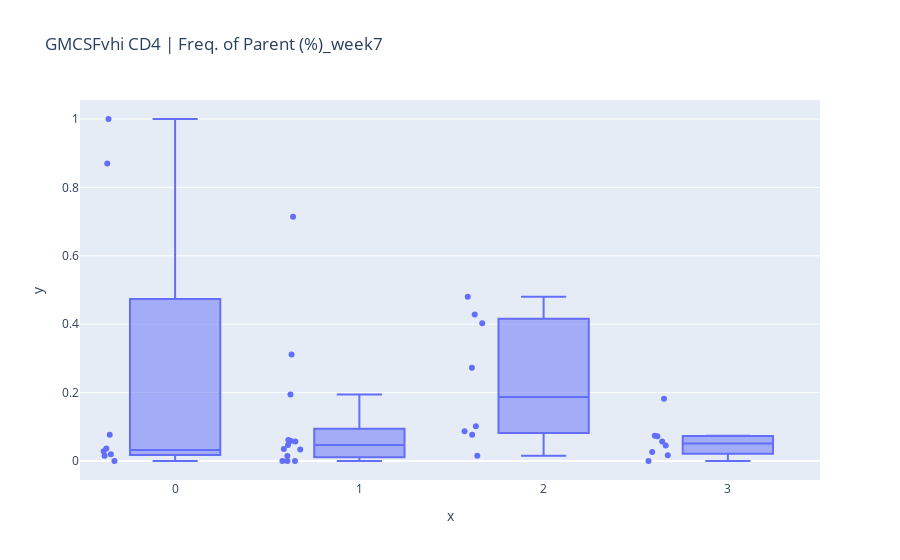
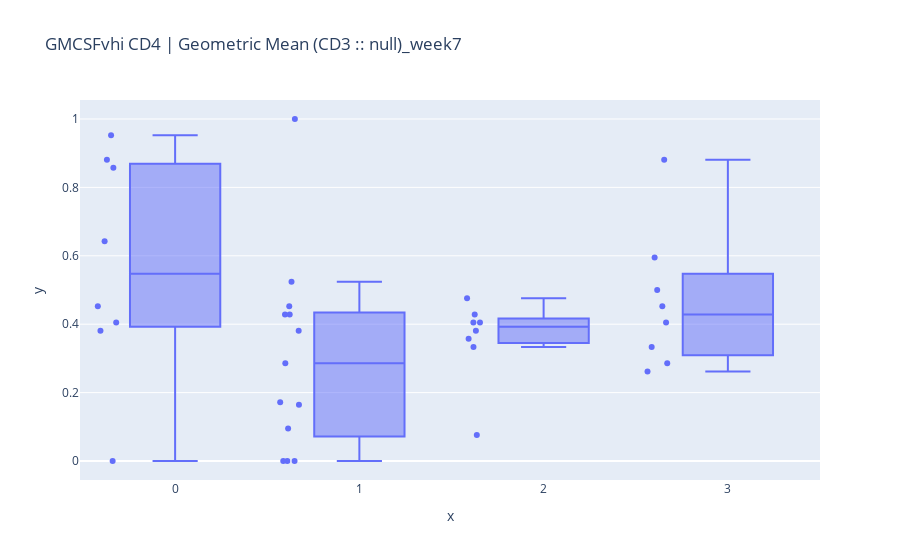
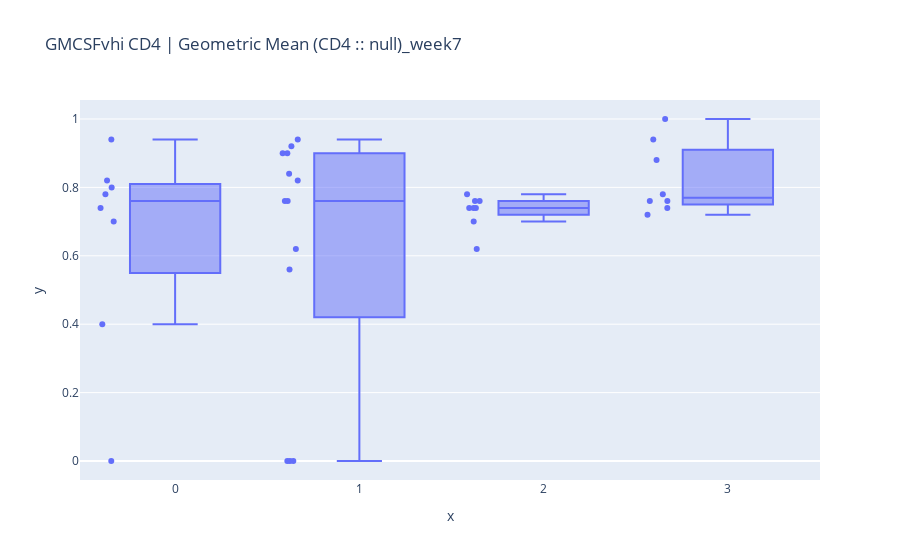
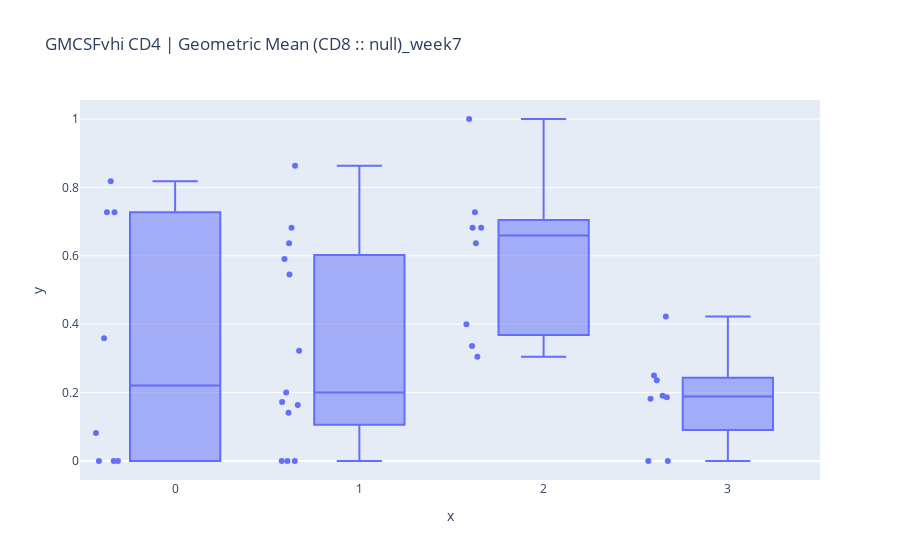

The cell these charts' notebook holds for them, in order:
### Code cell
# Exploring the GMCSF Population
gmcsf_cols = [col for col in final_features_df.columns if "GMCSFvhi CD4" in col and not col.endswith("_week0")]
for col in gmcsf_cols: 
    display(px.box(
        x = final_meta["Condition"], 
        y = (final_features_df[gmcsf_cols]/final_features_df[gmcsf_cols].max())[col],
        points="all",
        title=col
    ))

### Figure 1 — Plotly figure (JSON) as saved in the notebook; plotly's stock layout.template omitted (floating-point values rounded to 4 significant figures)
{"data": [{"alignmentgroup": "True", "boxpoints": "all", "hovertemplate": "x=%{x}<br>y=%{y}<extra></extra>", "legendgroup": "", "marker": {"color": "#636efa"}, "name": "", "notched": false, "offsetgroup": "", "orientation": "v", "showlegend": false, "type": "box", "x": [0, 1, 1, 2, 0, 2, 0, 2, 1, 1, 2, 2, 2, 1, 0, 3, 1, 2, 3, 1, 0, 0, 1, 0, 2, 3, 3, 0, 1, 1, 1, 3, 1, 3, 3, 1, 3], "x0": " ", "xaxis": "x", "y": [0, 0, 0.3117, 0.4805, 0.8701, 0.4286, 1, 0.2727, 0.06104, 0.7143, 0.4026, 0.08701, 0.1013, 0, 0.02857, 0.02597, 0, 0.01558, 0.07403, 0.03506, 0.01948, 0.03636, 0.01429, 0.07662, 0.07662, 0.01688, 0.1818, 0.01558, 0.03377, 0.04675, 0.05714, 0.07273, 0.1948, 0.04545, 0.05714, 0.05844, 0], "y0": " ", "yaxis": "y"}], "layout": {"boxmode": "group", "legend": {"tracegroupgap": 0}, "title": {"text": "GMCSFvhi CD4 | Freq. of Parent (%)_week7"}, "xaxis": {"anchor": "y", "domain": [0, 1], "title": {"text": "x"}}, "yaxis": {"anchor": "x", "domain": [0, 1], "title": {"text": "y"}}}}

### Figure 2 — Plotly figure (JSON) as saved in the notebook; plotly's stock layout.template omitted (floating-point values rounded to 4 significant figures)
{"data": [{"alignmentgroup": "True", "boxpoints": "all", "hovertemplate": "x=%{x}<br>y=%{y}<extra></extra>", "legendgroup": "", "marker": {"color": "#636efa"}, "name": "", "notched": false, "offsetgroup": "", "orientation": "v", "showlegend": false, "type": "box", "x": [0, 1, 1, 2, 0, 2, 0, 2, 1, 1, 2, 2, 2, 1, 0, 3, 1, 2, 3, 1, 0, 0, 1, 0, 2, 3, 3, 0, 1, 1, 1, 3, 1, 3, 3, 1, 3], "x0": " ", "xaxis": "x", "y": [0, 0, 0.4286, 0.4048, 0.4524, 0.3571, 0.4048, 0.4286, 0.1643, 0.4524, 0.381, 0.4762, 0.3333, 0, 0.381, 0.2857, 0, 0.07619, 0.3333, 0.1714, 0.9524, 0.8571, 0.09524, 0.881, 0.4048, 0.881, 0.4048, 0.6429, 1, 0.5238, 0.2857, 0.5, 0.4286, 0.2619, 0.5952, 0.381, 0.4524], "y0": " ", "yaxis": "y"}], "layout": {"boxmode": "group", "legend": {"tracegroupgap": 0}, "title": {"text": "GMCSFvhi CD4 | Geometric Mean (CD3 :: null)_week7"}, "xaxis": {"anchor": "y", "domain": [0, 1], "title": {"text": "x"}}, "yaxis": {"anchor": "x", "domain": [0, 1], "title": {"text": "y"}}}}

### Figure 3 — Plotly figure (JSON) as saved in the notebook; plotly's stock layout.template omitted (floating-point values rounded to 4 significant figures)
{"data": [{"alignmentgroup": "True", "boxpoints": "all", "hovertemplate": "x=%{x}<br>y=%{y}<extra></extra>", "legendgroup": "", "marker": {"color": "#636efa"}, "name": "", "notched": false, "offsetgroup": "", "orientation": "v", "showlegend": false, "type": "box", "x": [0, 1, 1, 2, 0, 2, 0, 2, 1, 1, 2, 2, 2, 1, 0, 3, 1, 2, 3, 1, 0, 0, 1, 0, 2, 3, 3, 0, 1, 1, 1, 3, 1, 3, 3, 1, 3], "x0": " ", "xaxis": "x", "y": [0, 0, 0.76, 0.74, 0.78, 0.78, 0.82, 0.74, 0.94, 0.76, 0.74, 0.7, 0.62, 0, 0.7, 0.94, 0, 0.76, 0.76, 0.9, 0.4, 0.8, 0.92, 0.74, 0.76, 0.72, 0.76, 0.94, 0.62, 0.82, 0.56, 0.78, 0.84, 1, 0.74, 0.9, 0.88], "y0": " ", "yaxis": "y"}], "layout": {"boxmode": "group", "legend": {"tracegroupgap": 0}, "title": {"text": "GMCSFvhi CD4 | Geometric Mean (CD4 :: null)_week7"}, "xaxis": {"anchor": "y", "domain": [0, 1], "title": {"text": "x"}}, "yaxis": {"anchor": "x", "domain": [0, 1], "title": {"text": "y"}}}}

### Figure 4 — Plotly figure (JSON) as saved in the notebook; plotly's stock layout.template omitted (floating-point values rounded to 4 significant figures)
{"data": [{"alignmentgroup": "True", "boxpoints": "all", "hovertemplate": "x=%{x}<br>y=%{y}<extra></extra>", "legendgroup": "", "marker": {"color": "#636efa"}, "name": "", "notched": false, "offsetgroup": "", "orientation": "v", "showlegend": false, "type": "box", "x": [0, 1, 1, 2, 0, 2, 0, 2, 1, 1, 2, 2, 2, 1, 0, 3, 1, 2, 3, 1, 0, 0, 1, 0, 2, 3, 3, 0, 1, 1, 1, 3, 1, 3, 3, 1, 3], "x0": " ", "xaxis": "x", "y": [0, 0, 0.6364, 0.6818, 0.7273, 0.6818, 0.7273, 0.7273, 0.5455, 0.6818, 0.6364, 0.3364, 0.4, 0, 0.8182, 0.4227, 0, 1, 0.2364, 0.1727, 0, 0.08182, 0.1636, 0.3591, 0.3045, 0, 0, 0, 0.3227, 0.5909, 0.8636, 0.1818, 0.2, 0.1909, 0.1864, 0.1409, 0.25], "y0": " ", "yaxis": "y"}], "layout": {"boxmode": "group", "legend": {"tracegroupgap": 0}, "title": {"text": "GMCSFvhi CD4 | Geometric Mean (CD8 :: null)_week7"}, "xaxis": {"anchor": "y", "domain": [0, 1], "title": {"text": "x"}}, "yaxis": {"anchor": "x", "domain": [0, 1], "title": {"text": "y"}}}}
